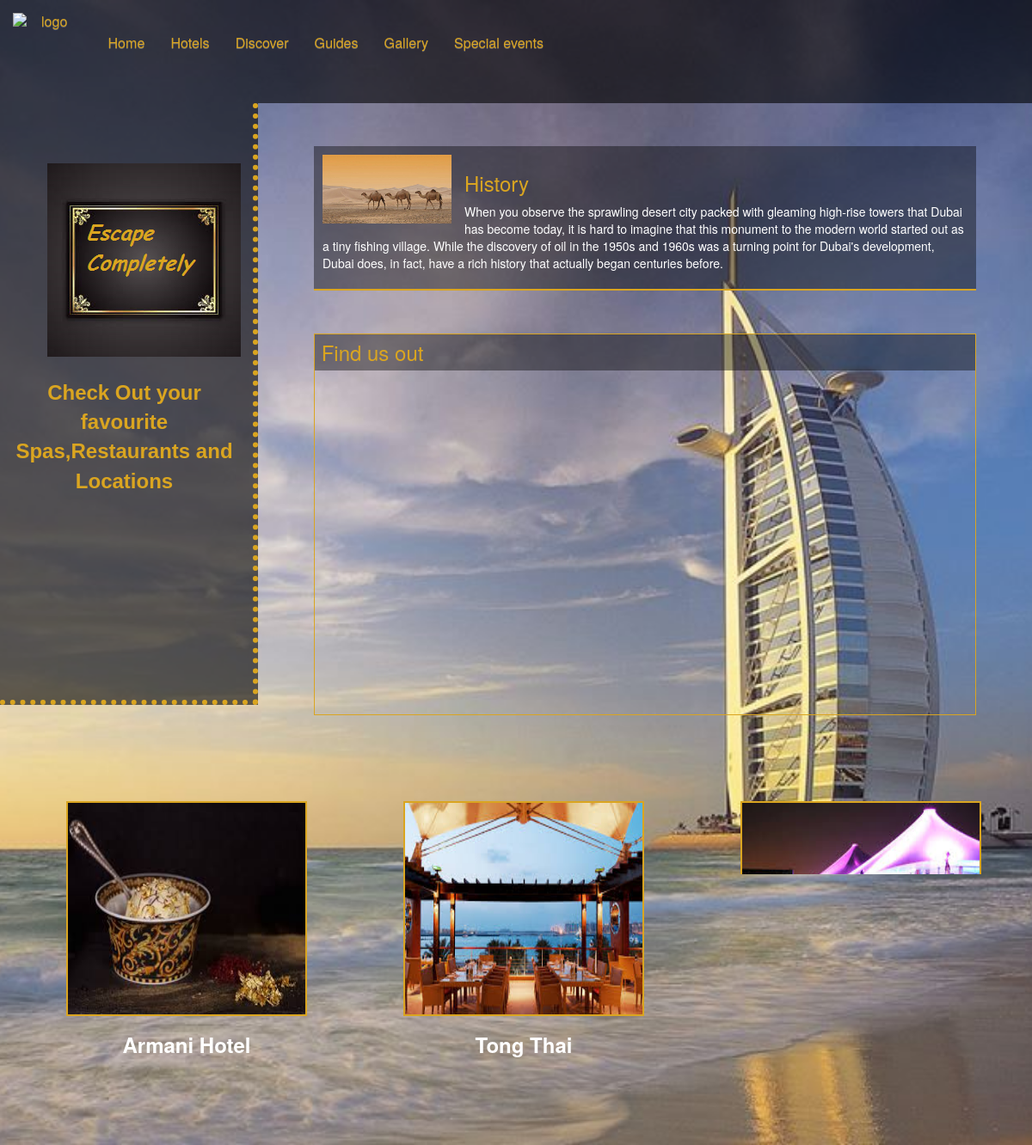
The app's page /location/location.php with its own data.
### tables this page shows
CREATE TABLE `facility` (
  `f_id` int(11) NOT NULL,
  `f_name` varchar(255) DEFAULT NULL,
  `path` varchar(220) DEFAULT NULL
);

### location/location.php (the view, shortened to what this page needs)
<!DOCTYPE html>
<html>
<head>
    <link rel="stylesheet" href="bootstrap.css">
    <link rel="stylesheet" href="bootstrap-theme.css">
    <link rel="stylesheet" href="loc.css">
    <link rel="stylesheet" href="../navbar.css">
</head>
<body>
<div class="menu">
    <a href="../home%20page/page1.html" class="navbar-brand"><img src="../images/logo.png" alt="logo"></a>
    <nav class="navbar">
        <ul class="nav navbar-nav">
            <li><a href="../home%20page/page1.php">Home</a></li>
            <li><a href="../hotel/hotel.php">Hotels</a></li>
            <li><a href="../location/location.php">Discover</a></li>
            <li><a href="../guides/guides.php">Guides</a></li>
            <li><a href="../gallery/gallery.php">Gallery</a></li>
            <li><a href="../special%20occasions/page3.php">Special events</a></li>
        </ul>
    </nav>
</div>
<div class="row">
<div class="col-md-12">
    <div class="col-md-3 ">
        <div id="left1">
            <h1><img src="../images/final.png"></h1>
            <p>Check Out your favourite Spas,Restaurants and Locations</p>
        </div>
    </div>
    <div class="col-md-9">
        <div id="history">
            <img src="../images/his.jpg" >
            <p><h3>History</h3>When you observe the sprawling desert city packed with gleaming high-rise towers that Dubai has become today, it is hard to imagine that this monument to the modern world started out as a tiny fishing village. While the discovery of oil in the 1950s and 1960s was a turning point for Dubai's development, Dubai does, in fact, have a rich history that actually began centuries before.</p>
        </div>
<div id="map">
    <h3>Find us out</h3>
        <div id="googleMap" style="height:400px;width:100%;"></div>
</div>
    </div>
</div>
    </div>
 <?php
    include ('../projectdb.php');
    $perpage = 3;
    if(isset($_GET["page"])){
        $page = intval($_GET["page"]);
    }
    else {
        $page = 1;
    }
    $calc = $perpage * $page;
    $start = $calc - $perpage;
    $result = mysqli_query($conn, "select * from  facility Limit $start, $perpage");
    $rows = mysqli_num_rows($result);
    if($rows){
    while($row = mysqli_fetch_assoc($result)) {
        ?>
    <div class="col-md-4 text-center portion1">
        <img src="<?php echo $row['path']?>" alt="Dubai">
        <a><h3><strong><?php echo $row['f_name']?></strong></h3></a>
</div>
		 <?php
    }
        }
        ?>
    <ul class="pagination page p1">
    <?php
    if(isset($page))
    {
        $result = mysqli_query($conn,"select Count(*) As Total from facility");
        $rows = mysqli_num_rows($result);
        if($rows)
        {
            $rs = mysqli_fetch_assoc($result);
            $total = $rs["Total"];
        }
        $totalPages = ceil($total / $perpage);
        if($page <=1 ){
            ?>
            <li><a href="#">Prev</a></li>
        <?php
        }
        else
        {
            $j = $page - 1;
            ?>
        <li><?php echo "<a href='location.php?page=$j'>Prev</a>" ?></li>
        <?php
        }
        for($i=1; $i <= $totalPages; $i++)
        {
            if($i<>$page)
            {
                ?>
        <li><?php echo "<a href='location.php?page=$i'>$i</a>" ?></li>
                <?php
            }
            else
            {
                ?>
        <li><?php echo "<a href='location.php?page=$i'>$i</a>" ?></li>
                <?php
            }
        }
        if($page == $totalPages )
        {
            ?>
        <li><?php echo "<a href='#'>Next</a>" ?></li>
           <?php
        }
        else
        {
            $j = $page + 1;
            ?>
        <li><?php echo "<a href='location.php?page=$j'>Next</a>" ?></li>
           <?php
        }
    }
    ?>
</body>
</html>

### location/loc.css (style rules this page uses)
body { background: url("../images/back.jpg") no-repeat center center fixed; background-size: cover; }
.col-md-3 { background-color: rgba(0, 0, 0, 0.6); margin: 0; padding-top: 50px; padding-left: 10px; color: goldenrod; border-right: 6px dotted goldenrod; border-bottom: 6px dotted goldenrod; height: 700px; top:0; left:0; }
.col-md-3 h1 { margin-left: 45px; }
.col-md-3 p { font-family:"Comic Sans MS", cursive, sans-serif; text-align: center; font-size: x-large; font-weight: bold; padding-top: 15px; }
#history { margin:50px; padding:10px; border-bottom:2px solid goldenrod; background-color: rgba(0, 0, 0, 0.4); color:white; }
#history p { margin-left: 15px; }
#history img { width:150px; heigth:150px; float:left; margin-right:15px; }
#history h3 { color:goldenrod; }
#map { border: 0.1em solid goldenrod; margin:50px; }
#map h3 { color:goldenrod; background-color: rgba(0, 0, 0, 0.4); margin:0; padding: 1%; }
.p1 { margin-left: 42%; margin-top: 5em; }
.portion1 { color:white; background-color:transparent; height: 20em; margin-left:3.5%; margin-top:3.5%; width:25em; padding: 8px; float: left; display: inline; }
.portion1 img { width:280px; height:250px; border:0.2em solid goldenrod; }
a { color:white; text-align: center; text-decoration: none; }

### navbar.css (style rules this page uses)
body { background: url("images/back.jpg") no-repeat center center fixed; background-size: cover; }
.menu { background-color: rgba(0,0,0,0.6); overflow: hidden; }
.menu ul { padding-top: 2%; padding-bottom: 2%; }
.menu a { color: goldenrod; font-size: 1.15em; }
.navbar-brand img { padding-top:0; padding-bottom: 0; margin-bottom: 1%; width:5em; height: 5em; }

### records on screen
facility: path (picture), f_name "Armani Hotel"
facility: path (picture), f_name "Tong Thai"
facility: path (picture)
